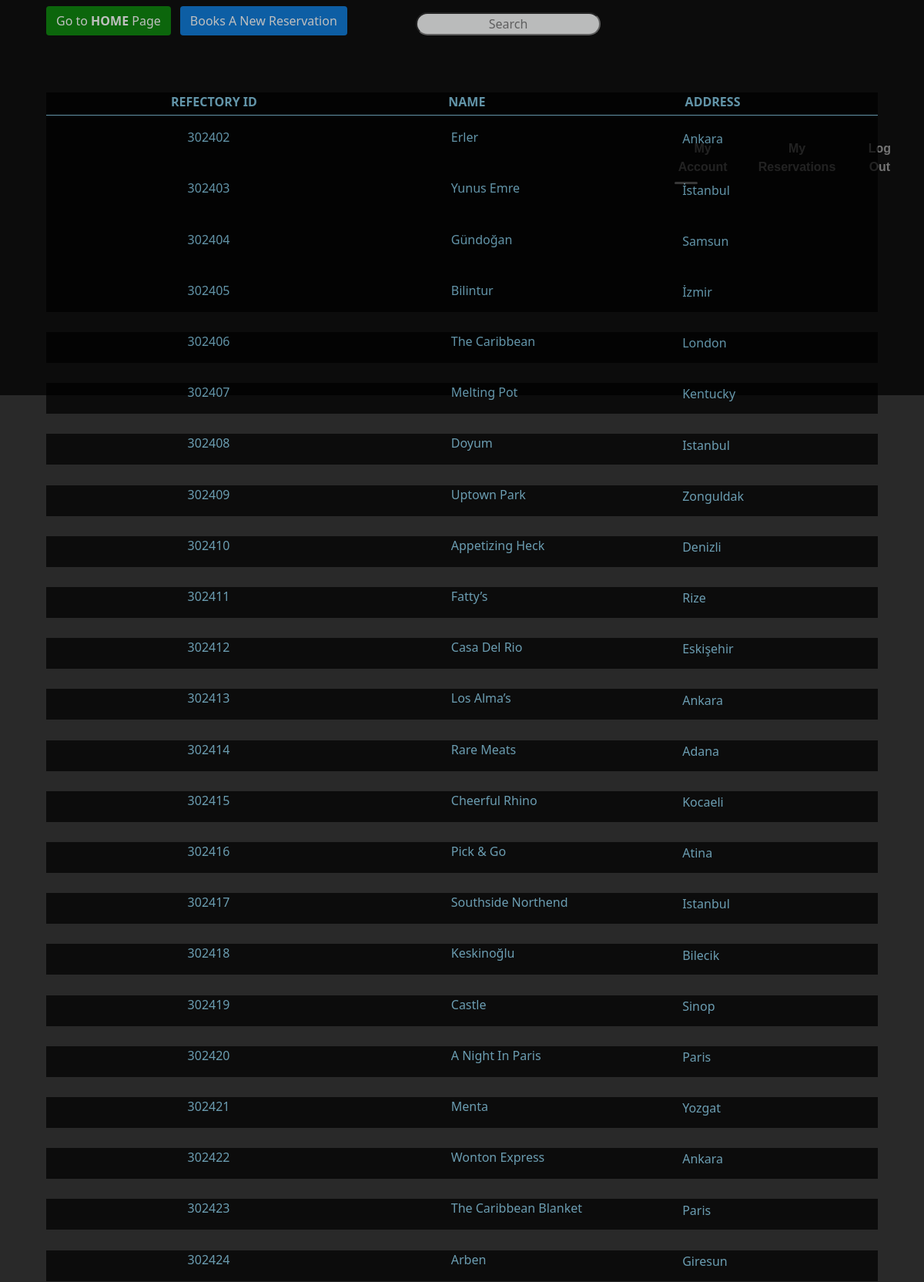
/screens/ViewRefScreen.php (upper part), run on the app's committed database.
### tables this page shows
CREATE TABLE `refectory` (
  `REF_ID` int(7) NOT NULL,
  `NAME` varchar(50) NOT NULL,
  `ADDRESS` varchar(50) NOT NULL
);

### screens/ViewRefScreen.php (the view, shortened to what this page needs)
<?php include '../DBconnect.php'; session_start();
?>
<!DOCTYPE html>
<html>
<head>
	<link rel="stylesheet" href="/css/bootstrap.css" />
</head>
<body>
	<div class="section">
		<div class="round">
			<form  class="d-flex flex-row" action="../MyReservationRotateValidation.php" method="POST">
				<button style="margin-left:5%;background-color:green;color: white;z-index: 1;" class=" btn  bttt mt-2" type="submit" name="homr" >Go to <b>HOME</b> Page</button>
				<button style="margin-left:1%;background-color:#0275d8;color: white;z-index: 1;" class=" btn bttt mt-2" type="submit" name="banrrr" >Books A New Reservation</button></form>
				<form method="POST" action="./homeRefSearchScreen.php" style="margin-top: -2.5%;">
					<input class="bg-light text-center " style="width: 20%;border-radius:25px;color: black;margin-left: 45%;" type="text" name="refs" placeholder="Search"></form>
					<nav>
						<a href="./MyAccountScreen.php">My Account</a>
						<a href="./MyReservationScreen.php">My Reservations</a>
						<a href="../LogOut.php">Log Out</a>
					</nav>
				</div>
				<div class="round1">
				</div>
				<?php
				$result = mysqli_query($conn,"select count(1) FROM reservation");
				$row = mysqli_fetch_array($result);
				$total = $row[0];
				$result1 = mysqli_query($conn,"select RES_ID ,C_ID ,RES_DATE,REF_ID FROM reservation");
				$count = 0;
				$row1 = mysqli_fetch_array($result1);
				while ($count < $total and $row1 = mysqli_fetch_array($result1)){
					$count++;
				}
				?>
				<div class="round5" style="height:5%;">
					<form action="../DeleteValid.php" method="POST">
						<div class="d-flex flex-row "><p style="color: skyblue; margin-left: 15%;" ><b>REFECTORY ID</b></p>
							<p style="color: skyblue; margin-left:23%" ><b>NAME</b></p>
							<p style="color: skyblue; margin-left: 24%" ><b>ADDRESS</b></p>
						</div>
						<hr style="margin-top: -1% ;" class="line11" >
						<?php
						$result = mysqli_query($conn,"select count(1) FROM refectory");
						$row = mysqli_fetch_array($result);
						$total = $row[0];
						$result1 = mysqli_query($conn,"select REF_ID,NAME,ADDRESS FROM refectory");
						$count = 0;
						while ($count < $total AND $row1 = mysqli_fetch_array($result1)) {
							?>
							<div class="d-flex flex-row" style="background-color: black;">
								<p style="color:skyblue;margin-left: 17%;"><?php echo $row1['REF_ID']  ?></p>
								<p style="color:skyblue;margin-left: 26.6%;"><?php echo $row1['NAME']  ?></p>
							</div>
							<p style="color:skyblue;margin-top: -3.5%;margin-left: 76.5%;"><?php echo $row1['ADDRESS']  ?></p>
							<br>
							<?php
							$count++;
						}
						?>
					</form>
				</div>
			</div>
			<div class="video-container">
			</div>
	</body>
	</html>

### screens/ViewRefScreen.php (style rules this page uses)
.round { width: 100%; height: 10%; background-color: black; opacity: 0.7; z-index: 1; }
.section { position: relative; width: 100%; height: 100vh; display: flex; overflow-y: scroll; }
.video-container { position: absolute; top: 0; left: 0; }
html, body { height: 100%; }
body { margin: 0; background-color: #292929; overflow: hidden; }
nav { position: absolute; top: 4%; right: 0; left: 70%; width: 319px; display: table; margin: 0 auto; transform: translateY(-50%); }
nav a { position: relative; width: 33.333%; display: table-cell; text-align: center; color: #949494; text-decoration: none; font-family: Verdana, Geneva, Tahoma, sans-serif; font-weight: bold; padding: 10px 20px; transition: 0.2s ease color; }
nav a:before, nav a:after { content: ""; position: absolute; border-radius: 50%; transform: scale(0); transition: 0.2s ease transform; }
nav a:before { top: 0; left: 10px; width: 6px; height: 6px; }
nav a:after { top: 5px; left: 18px; width: 4px; height: 4px }
nav a:nth-child(1):before { background-color: yellow; }
nav a:nth-child(1):after { background-color: red; }
nav a:nth-child(2):before { background-color: #00e2ff; }
nav a:nth-child(2):after { background-color: #89ff00; }
nav a:nth-child(3):before { background-color: purple; }
nav a:nth-child(3):after { background-color: palevioletred; }
.round1 { margin-left: -62%; margin-top: 8%; width: 20%; height: 35%; z-index: 1; border-radius: 50%; opacity: 0.7; }
.round5 { margin-left: -53%; margin-top: 10%; width: 90%; z-index: 1; background-color: black; opacity: 0.7; }
.line11 { opacity: 1; color: skyblue; }

### data on the page
refectory: REF_ID "302402", NAME "Erler", ADDRESS "Ankara"
refectory: REF_ID "302403", NAME "Yunus Emre", ADDRESS "İstanbul"
refectory: REF_ID "302404", NAME "Gündoğan", ADDRESS "Samsun"
refectory: REF_ID "302405", NAME "Bilintur", ADDRESS "İzmir"
refectory: REF_ID "302406", NAME "The Caribbean", ADDRESS "London"
refectory: REF_ID "302407", NAME "Melting Pot", ADDRESS "Kentucky"
refectory: REF_ID "302408", NAME "Doyum", ADDRESS "Istanbul"
refectory: REF_ID "302409", NAME "Uptown Park", ADDRESS "Zonguldak"
refectory: REF_ID "302410", NAME "Appetizing Heck", ADDRESS "Denizli"
refectory: REF_ID "302411", NAME "Fatty’s", ADDRESS "Rize"
refectory: REF_ID "302412", NAME "Casa Del Rio", ADDRESS "Eskişehir"
refectory: REF_ID "302413", NAME "Los Alma’s", ADDRESS "Ankara"
refectory: REF_ID "302414", NAME "Rare Meats", ADDRESS "Adana"
refectory: REF_ID "302415", NAME "Cheerful Rhino", ADDRESS "Kocaeli"
refectory: REF_ID "302416", NAME "Pick & Go", ADDRESS "Atina"
refectory: REF_ID "302417", NAME "Southside Northend", ADDRESS "Istanbul"
refectory: REF_ID "302418", NAME "Keskinoğlu", ADDRESS "Bilecik"
refectory: REF_ID "302419", NAME "Castle", ADDRESS "Sinop"
refectory: REF_ID "302420", NAME "A Night In Paris", ADDRESS "Paris"
refectory: REF_ID "302421", NAME "Menta", ADDRESS "Yozgat"
refectory: REF_ID "302422", NAME "Wonton Express", ADDRESS "Ankara"
refectory: REF_ID "302423", NAME "The Caribbean Blanket", ADDRESS "Paris"
refectory: REF_ID "302424", NAME "Arben", ADDRESS "Giresun"
